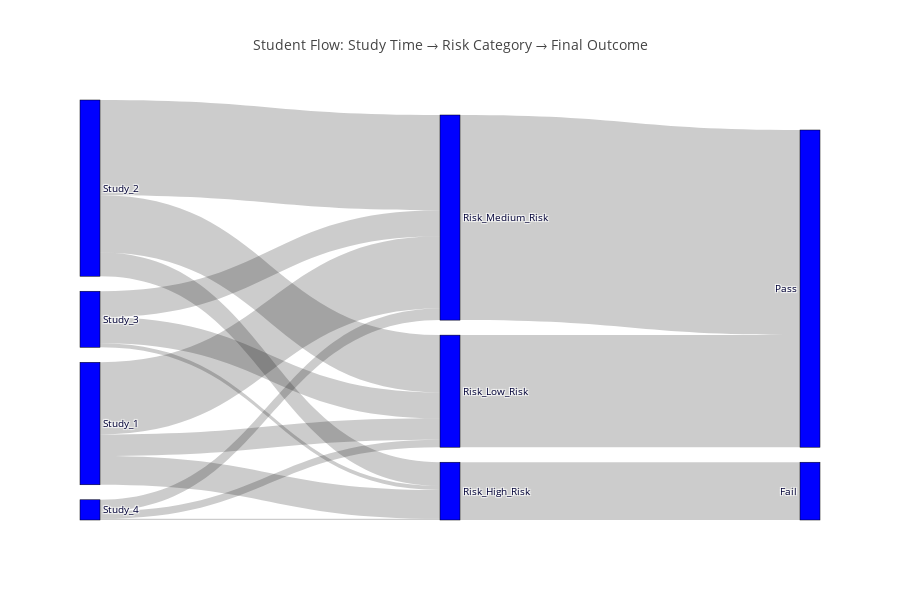

The cell this chart's notebook holds for it:
### Code cell
# Create Sankey diagram to show flow between study time, risk categories, and final outcomes
import plotly.graph_objects as go

# Create node labels
study_labels = [f"Study_{i}" for i in df["studytime"].unique()]
risk_labels = [f"Risk_{i}" for i in df["risk_category"].unique()]
outcome_labels = ["Pass", "Fail"]

# Combine all labels
labels = study_labels + risk_labels + outcome_labels

# Create source-target pairs and values
source = []
target = []
value = []

# Study Time to Risk Category
for i, study in enumerate(df["studytime"].unique()):
    for j, risk in enumerate(df["risk_category"].unique()):
        count = len(df[(df["studytime"] == study) & (df["risk_category"] == risk)])
        if count > 0:
            source.append(i)
            target.append(len(study_labels) + j)
            value.append(count)

# Risk Category to Outcome
for i, risk in enumerate(df["risk_category"].unique()):
    for j, outcome in enumerate([1, 0]):  # Pass = 1, Fail = 0
        count = len(df[(df["risk_category"] == risk) & (df["pass_binary"] == outcome)])
        if count > 0:
            source.append(len(study_labels) + i)
            target.append(len(study_labels) + len(risk_labels) + j)
            value.append(count)

# Create Sankey diagram
fig = go.Figure(
    data=[
        go.Sankey(
            node=dict(
                pad=15,
                thickness=20,
                line=dict(color="black", width=0.5),
                label=labels,
                color="blue",
            ),
            link=dict(source=source, target=target, value=value),
        )
    ]
)

# Update layout
fig.update_layout(
    title_text="Student Flow: Study Time → Risk Category → Final Outcome",
    font_size=10,
    height=600,
)

fig.show()
fig.write_image("student_flow_sankey.png", scale=2)

### Figure 1 — Plotly figure (JSON) as saved in the notebook; plotly's stock layout.template omitted (floating-point values rounded to 4 significant figures)
{"data": [{"link": {"source": [0, 0, 0, 1, 1, 1, 2, 2, 2, 3, 3, 3, 4, 5, 6], "target": [4, 5, 6, 4, 5, 6, 4, 5, 6, 4, 5, 6, 7, 7, 8], "value": [165, 99, 41, 45, 45, 7, 125, 37, 50, 20, 13, 2, 355, 194, 100]}, "node": {"color": "blue", "label": ["Study_2", "Study_3", "Study_1", "Study_4", "Risk_Medium_Risk", "Risk_Low_Risk", "Risk_High_Risk", "Pass", "Fail"], "line": {"color": "black", "width": 0.5}, "pad": 15, "thickness": 20}, "type": "sankey"}], "layout": {"font": {"size": 10}, "height": 600, "title": {"text": "Student Flow: Study Time → Risk Category → Final Outcome"}}}
